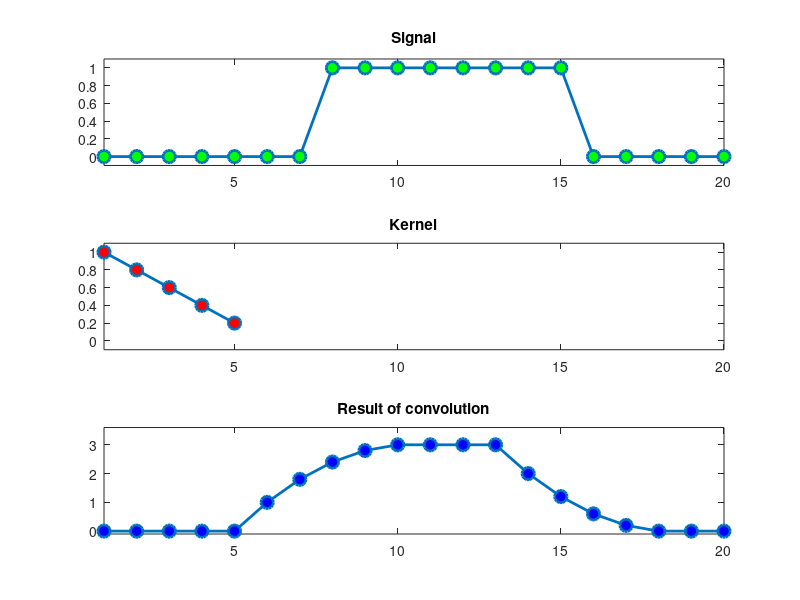
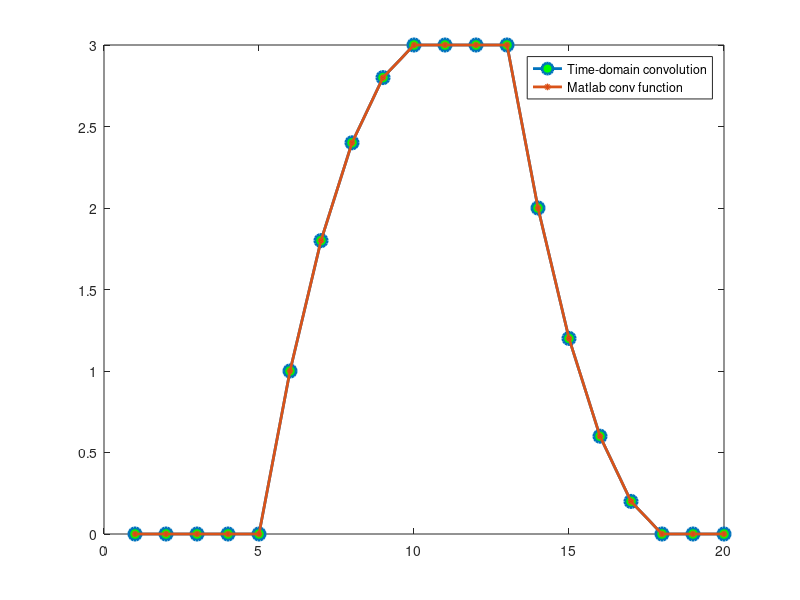

Reproduce these figures in MATLAB, in order.
% mikexcohen.com

%% convolution in a small example

% signal
signal = zeros(1,20);
signal(8:15)=1;

kernel = [1 .8 .6 .4 .2];

% matlab's convolution function
matlab_conv_result = conv(signal,kernel,'same');

figure(1), clf
% plot the signal (impulse or boxcar)
subplot(311)
plot(signal,'o-','linew',2,'markerface','g','markersize',9)
set(gca,'ylim',[-.1 1.1],'xlim',[1 20])
title('Signal')

% plot the kernel
subplot(312)
plot(kernel,'o-','linew',2,'markerface','r','markersize',9)
set(gca,'xlim',[1 20],'ylim',[-.1 1.1])
title('Kernel')

% plot the result of convolution
subplot(313)
plot(matlab_conv_result,'o-','linew',2,'markerface','b','markersize',9)
set(gca,'xlim',[1 20],'ylim',[-.1 3.6])
title('Result of convolution')

%% "manual" time-domain convolution

half_kernel = floor(length(kernel)/2);

% EEG data that we'll use for convolution (must be zero-padded).
dat4conv = [ zeros(1,half_kernel) signal zeros(1,half_kernel) ];

% initialize convolution output
conv_res = zeros(1,length(signal)+length(kernel)-1);

% run convolution
for ti=1:length(dat4conv)-length(kernel)
    tempdata = dat4conv(ti:ti+length(kernel)-1);
    conv_res(ti+half_kernel) = sum( tempdata .* kernel(end:-1:1) );
end

% cut off edges
conv_res = conv_res(half_kernel+1:end-half_kernel);

figure(2), clf

plot(conv_res,'o-','linew',2,'markerface','g','markersize',9)
hold on
plot(matlab_conv_result,'o-','linew',2,'markerface','r','markersize',3)
legend({'Time-domain convolution';'Matlab conv function'})

%%

